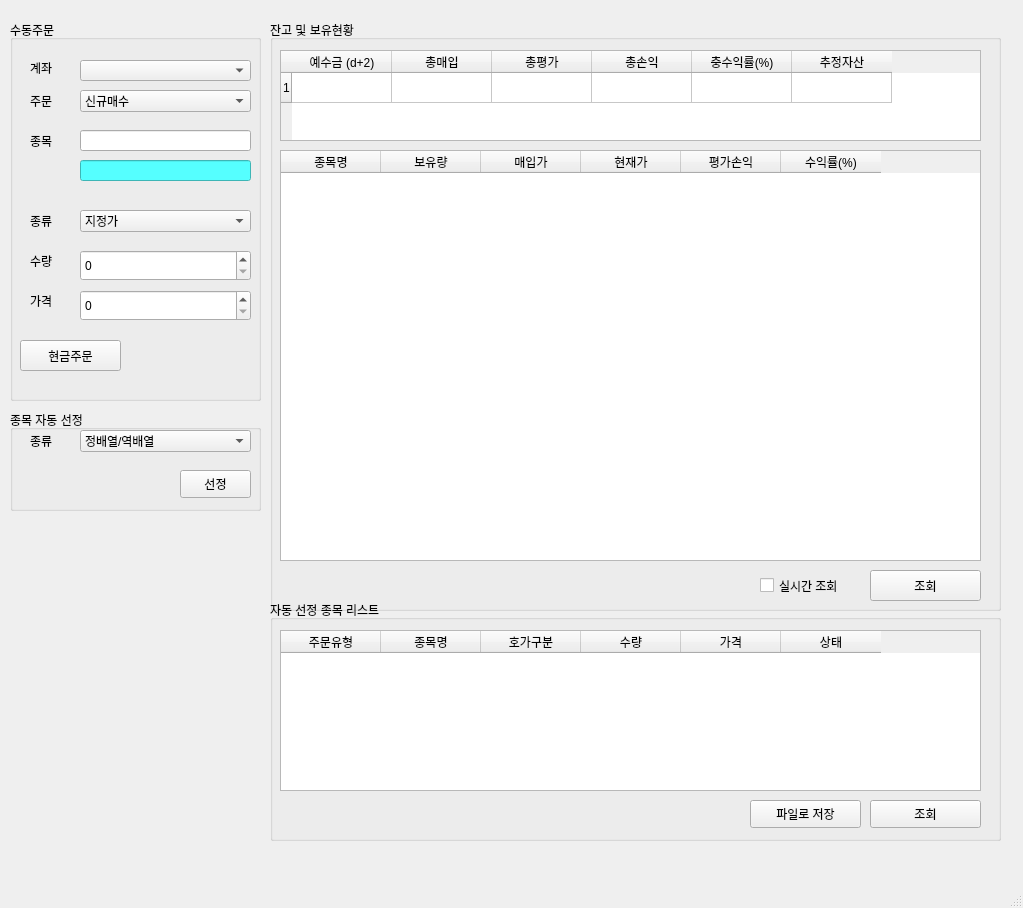
<?xml version="1.0" encoding="UTF-8"?>
<ui version="4.0">
 <class>MainWindow</class>
 <widget class="QMainWindow" name="MainWindow">
  <property name="geometry">
   <rect>
    <x>0</x>
    <y>0</y>
    <width>1023</width>
    <height>908</height>
   </rect>
  </property>
  <property name="windowTitle">
   <string>PyTrader v0.3</string>
  </property>
  <property name="windowIcon">
   <iconset>
    <normaloff>../../Downloads/48-48-549b73ca452c6fd477a938346bb8d9d3-chart.png</normaloff>../../Downloads/48-48-549b73ca452c6fd477a938346bb8d9d3-chart.png</iconset>
  </property>
  <widget class="QWidget" name="centralwidget">
   <widget class="QGroupBox" name="groupBox">
    <property name="geometry">
     <rect>
      <x>10</x>
      <y>20</y>
      <width>251</width>
      <height>381</height>
     </rect>
    </property>
    <property name="title">
     <string>수동주문</string>
    </property>
    <widget class="QLabel" name="label">
     <property name="geometry">
      <rect>
       <x>20</x>
       <y>40</y>
       <width>64</width>
       <height>16</height>
      </rect>
     </property>
     <property name="text">
      <string>계좌</string>
     </property>
    </widget>
    <widget class="QLabel" name="label_2">
     <property name="geometry">
      <rect>
       <x>20</x>
       <y>70</y>
       <width>64</width>
       <height>21</height>
      </rect>
     </property>
     <property name="text">
      <string>주문</string>
     </property>
    </widget>
    <widget class="QLabel" name="label_3">
     <property name="geometry">
      <rect>
       <x>20</x>
       <y>110</y>
       <width>64</width>
       <height>21</height>
      </rect>
     </property>
     <property name="text">
      <string>종목</string>
     </property>
    </widget>
    <widget class="QLabel" name="label_4">
     <property name="geometry">
      <rect>
       <x>20</x>
       <y>190</y>
       <width>64</width>
       <height>21</height>
      </rect>
     </property>
     <property name="text">
      <string>종류</string>
     </property>
    </widget>
    <widget class="QLabel" name="label_5">
     <property name="geometry">
      <rect>
       <x>20</x>
       <y>230</y>
       <width>64</width>
       <height>21</height>
      </rect>
     </property>
     <property name="text">
      <string>수량</string>
     </property>
    </widget>
    <widget class="QLabel" name="label_6">
     <property name="geometry">
      <rect>
       <x>20</x>
       <y>270</y>
       <width>64</width>
       <height>21</height>
      </rect>
     </property>
     <property name="text">
      <string>가격</string>
     </property>
    </widget>
    <widget class="QComboBox" name="comboBox">
     <property name="geometry">
      <rect>
       <x>70</x>
       <y>40</y>
       <width>171</width>
       <height>21</height>
      </rect>
     </property>
    </widget>
    <widget class="QComboBox" name="comboBox_3">
     <property name="geometry">
      <rect>
       <x>70</x>
       <y>190</y>
       <width>171</width>
       <height>22</height>
      </rect>
     </property>
     <item>
      <property name="text">
       <string>지정가</string>
      </property>
     </item>
     <item>
      <property name="text">
       <string>시장가</string>
      </property>
     </item>
    </widget>
    <widget class="QLineEdit" name="lineEdit">
     <property name="geometry">
      <rect>
       <x>70</x>
       <y>110</y>
       <width>171</width>
       <height>21</height>
      </rect>
     </property>
    </widget>
    <widget class="QLineEdit" name="lineEdit_2">
     <property name="geometry">
      <rect>
       <x>70</x>
       <y>140</y>
       <width>171</width>
       <height>21</height>
      </rect>
     </property>
     <property name="styleSheet">
      <string notr="true">background-color: rgb(85, 255, 255);</string>
     </property>
    </widget>
    <widget class="QSpinBox" name="spinBox">
     <property name="geometry">
      <rect>
       <x>70</x>
       <y>230</y>
       <width>171</width>
       <height>31</height>
      </rect>
     </property>
     <property name="maximum">
      <number>1000000</number>
     </property>
     <property name="singleStep">
      <number>50</number>
     </property>
    </widget>
    <widget class="QSpinBox" name="spinBox_2">
     <property name="geometry">
      <rect>
       <x>70</x>
       <y>270</y>
       <width>171</width>
       <height>31</height>
      </rect>
     </property>
     <property name="maximum">
      <number>1000000</number>
     </property>
     <property name="singleStep">
      <number>50</number>
     </property>
    </widget>
    <widget class="QComboBox" name="comboBox_2">
     <property name="geometry">
      <rect>
       <x>70</x>
       <y>70</y>
       <width>171</width>
       <height>22</height>
      </rect>
     </property>
     <item>
      <property name="text">
       <string>신규매수</string>
      </property>
     </item>
     <item>
      <property name="text">
       <string>신규매도</string>
      </property>
     </item>
     <item>
      <property name="text">
       <string>매수취소</string>
      </property>
     </item>
     <item>
      <property name="text">
       <string>매도취소</string>
      </property>
     </item>
    </widget>
    <widget class="QPushButton" name="pushButton">
     <property name="geometry">
      <rect>
       <x>10</x>
       <y>320</y>
       <width>101</width>
       <height>31</height>
      </rect>
     </property>
     <property name="text">
      <string>현금주문</string>
     </property>
    </widget>
   </widget>
   <widget class="QGroupBox" name="groupBox_2">
    <property name="geometry">
     <rect>
      <x>270</x>
      <y>20</y>
      <width>731</width>
      <height>591</height>
     </rect>
    </property>
    <property name="title">
     <string>잔고 및 보유현황</string>
    </property>
    <widget class="QTableWidget" name="tableWidget">
     <property name="geometry">
      <rect>
       <x>10</x>
       <y>30</y>
       <width>701</width>
       <height>91</height>
      </rect>
     </property>
     <property name="rowCount">
      <number>1</number>
     </property>
     <row/>
     <column>
      <property name="text">
       <string>예수금 (d+2)</string>
      </property>
     </column>
     <column>
      <property name="text">
       <string>총매입</string>
      </property>
     </column>
     <column>
      <property name="text">
       <string>총평가</string>
      </property>
     </column>
     <column>
      <property name="text">
       <string>총손익</string>
      </property>
     </column>
     <column>
      <property name="text">
       <string>충수익률(%)</string>
      </property>
     </column>
     <column>
      <property name="text">
       <string>추정자산</string>
      </property>
     </column>
    </widget>
    <widget class="QTableWidget" name="tableWidget_2">
     <property name="geometry">
      <rect>
       <x>10</x>
       <y>130</y>
       <width>701</width>
       <height>411</height>
      </rect>
     </property>
     <property name="rowCount">
      <number>0</number>
     </property>
     <column>
      <property name="text">
       <string>종목명</string>
      </property>
     </column>
     <column>
      <property name="text">
       <string>보유량</string>
      </property>
     </column>
     <column>
      <property name="text">
       <string>매입가</string>
      </property>
     </column>
     <column>
      <property name="text">
       <string>현재가</string>
      </property>
     </column>
     <column>
      <property name="text">
       <string>평가손익</string>
      </property>
     </column>
     <column>
      <property name="text">
       <string>수익률(%)</string>
      </property>
     </column>
    </widget>
    <widget class="QPushButton" name="pushButton_2">
     <property name="geometry">
      <rect>
       <x>600</x>
       <y>550</y>
       <width>111</width>
       <height>31</height>
      </rect>
     </property>
     <property name="text">
      <string>조회</string>
     </property>
    </widget>
    <widget class="QCheckBox" name="checkBox">
     <property name="geometry">
      <rect>
       <x>490</x>
       <y>550</y>
       <width>101</width>
       <height>31</height>
      </rect>
     </property>
     <property name="text">
      <string>실시간 조회</string>
     </property>
    </widget>
   </widget>
   <widget class="QGroupBox" name="groupBox_3">
    <property name="geometry">
     <rect>
      <x>270</x>
      <y>600</y>
      <width>731</width>
      <height>241</height>
     </rect>
    </property>
    <property name="title">
     <string>자동 선정 종목 리스트</string>
    </property>
    <widget class="QTableWidget" name="tableWidget_3">
     <property name="geometry">
      <rect>
       <x>10</x>
       <y>30</y>
       <width>701</width>
       <height>161</height>
      </rect>
     </property>
     <column>
      <property name="text">
       <string>주문유형</string>
      </property>
     </column>
     <column>
      <property name="text">
       <string>종목명</string>
      </property>
     </column>
     <column>
      <property name="text">
       <string>호가구분</string>
      </property>
     </column>
     <column>
      <property name="text">
       <string>수량</string>
      </property>
     </column>
     <column>
      <property name="text">
       <string>가격</string>
      </property>
     </column>
     <column>
      <property name="text">
       <string>상태</string>
      </property>
     </column>
    </widget>
    <widget class="QPushButton" name="pushButton_4">
     <property name="geometry">
      <rect>
       <x>600</x>
       <y>200</y>
       <width>111</width>
       <height>28</height>
      </rect>
     </property>
     <property name="text">
      <string>조회</string>
     </property>
    </widget>
    <widget class="QPushButton" name="pushButton_5">
     <property name="geometry">
      <rect>
       <x>480</x>
       <y>200</y>
       <width>111</width>
       <height>28</height>
      </rect>
     </property>
     <property name="text">
      <string>파일로 저장</string>
     </property>
    </widget>
   </widget>
   <widget class="QGroupBox" name="groupBox_4">
    <property name="geometry">
     <rect>
      <x>10</x>
      <y>410</y>
      <width>251</width>
      <height>101</height>
     </rect>
    </property>
    <property name="title">
     <string>종목 자동 선정</string>
    </property>
    <widget class="QLabel" name="label_7">
     <property name="geometry">
      <rect>
       <x>20</x>
       <y>20</y>
       <width>41</width>
       <height>21</height>
      </rect>
     </property>
     <property name="text">
      <string>종류</string>
     </property>
    </widget>
    <widget class="QComboBox" name="comboBox_4">
     <property name="geometry">
      <rect>
       <x>70</x>
       <y>20</y>
       <width>171</width>
       <height>22</height>
      </rect>
     </property>
     <item>
      <property name="text">
       <string>정배열/역배열</string>
      </property>
     </item>
    </widget>
    <widget class="QPushButton" name="pushButton_3">
     <property name="geometry">
      <rect>
       <x>170</x>
       <y>60</y>
       <width>71</width>
       <height>28</height>
      </rect>
     </property>
     <property name="text">
      <string>선정</string>
     </property>
    </widget>
   </widget>
  </widget>
  <widget class="QMenuBar" name="menubar">
   <property name="geometry">
    <rect>
     <x>0</x>
     <y>0</y>
     <width>1023</width>
     <height>26</height>
    </rect>
   </property>
  </widget>
  <widget class="QStatusBar" name="statusbar"/>
 </widget>
 <resources/>
 <connections/>
</ui>
